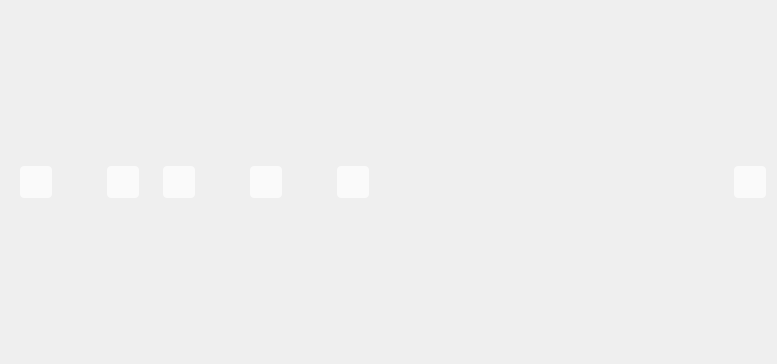
<?xml version="1.0" encoding="UTF-8"?>
<ui version="4.0">
 <class>MenuBar</class>
 <widget class="QWidget" name="MenuBar">
  <property name="geometry">
   <rect>
    <x>0</x>
    <y>0</y>
    <width>777</width>
    <height>364</height>
   </rect>
  </property>
  <property name="windowTitle">
   <string>Form</string>
  </property>
  <layout class="QHBoxLayout" name="horizontalLayout">
   <item>
    <widget class="QWidget" name="userWidget" native="true">
     <layout class="QHBoxLayout" name="horizontalLayout_2">
      <item>
       <widget class="QPushButton" name="stackRoomButton">
        <property name="minimumSize">
         <size>
          <width>32</width>
          <height>32</height>
         </size>
        </property>
        <property name="focusPolicy">
         <enum>Qt::NoFocus</enum>
        </property>
        <property name="toolTip">
         <string>书库</string>
        </property>
        <property name="styleSheet">
         <string notr="true">QPushButton
{
	background-color: rgba(255, 255, 255, 0.7);
    border-radius: 4px;
	border-image: url(:/Images/home.png);
}

QPushButton:pressed
{
	background-color: rgba(255, 255, 255, 0.7);
    border-radius: 4px;
	border-image: url(:/Images/home_pre.png);
}
</string>
        </property>
        <property name="text">
         <string/>
        </property>
        <property name="flat">
         <bool>true</bool>
        </property>
       </widget>
      </item>
      <item>
       <widget class="QLabel" name="label">
        <property name="minimumSize">
         <size>
          <width>43</width>
          <height>0</height>
         </size>
        </property>
        <property name="text">
         <string/>
        </property>
       </widget>
      </item>
      <item>
       <widget class="QPushButton" name="personalButton">
        <property name="minimumSize">
         <size>
          <width>32</width>
          <height>32</height>
         </size>
        </property>
        <property name="focusPolicy">
         <enum>Qt::NoFocus</enum>
        </property>
        <property name="toolTip">
         <string>个人中心</string>
        </property>
        <property name="styleSheet">
         <string notr="true">QPushButton
{
	background-color: rgba(255, 255, 255, 0.7);
    border-radius: 4px;
	border-image: url(:/Images/user.png);
}

QPushButton:pressed
{
	background-color: rgba(255, 255, 255, 0.7);
    border-radius: 4px;
	border-image: url(:/Images/user_pre.png);
}</string>
        </property>
        <property name="text">
         <string/>
        </property>
        <property name="flat">
         <bool>true</bool>
        </property>
       </widget>
      </item>
     </layout>
    </widget>
   </item>
   <item>
    <widget class="QWidget" name="managerWidget" native="true">
     <layout class="QHBoxLayout" name="horizontalLayout_3">
      <item>
       <widget class="QPushButton" name="managerButton">
        <property name="minimumSize">
         <size>
          <width>32</width>
          <height>32</height>
         </size>
        </property>
        <property name="focusPolicy">
         <enum>Qt::NoFocus</enum>
        </property>
        <property name="toolTip">
         <string>书籍管理</string>
        </property>
        <property name="styleSheet">
         <string notr="true">QPushButton
{
	background-color: rgba(255, 255, 255, 0.7);
    border-radius: 4px;
	border-image: url(:/Images/book.png);
}

QPushButton:pressed
{
	background-color: rgba(255, 255, 255, 0.7);
    border-radius: 4px;
	border-image: url(:/Images/book_pre.png);
}</string>
        </property>
        <property name="text">
         <string/>
        </property>
        <property name="flat">
         <bool>true</bool>
        </property>
       </widget>
      </item>
      <item>
       <widget class="QLabel" name="label_2">
        <property name="minimumSize">
         <size>
          <width>43</width>
          <height>0</height>
         </size>
        </property>
        <property name="text">
         <string/>
        </property>
       </widget>
      </item>
      <item>
       <widget class="QPushButton" name="readerButton">
        <property name="minimumSize">
         <size>
          <width>32</width>
          <height>32</height>
         </size>
        </property>
        <property name="focusPolicy">
         <enum>Qt::NoFocus</enum>
        </property>
        <property name="toolTip">
         <string>用户管理</string>
        </property>
        <property name="styleSheet">
         <string notr="true">QPushButton
{
	background-color: rgba(255, 255, 255, 0.7);
    border-radius: 4px;
	border-image: url(:/Images/reader.png);
}

QPushButton:pressed
{
	background-color: rgba(255, 255, 255, 0.7);
    border-radius: 4px;
	border-image: url(:/Images/reader_pre.png);
}</string>
        </property>
        <property name="text">
         <string/>
        </property>
        <property name="flat">
         <bool>true</bool>
        </property>
       </widget>
      </item>
      <item>
       <widget class="QLabel" name="label_3">
        <property name="minimumSize">
         <size>
          <width>43</width>
          <height>0</height>
         </size>
        </property>
        <property name="text">
         <string/>
        </property>
       </widget>
      </item>
      <item>
       <widget class="QPushButton" name="messageButton">
        <property name="minimumSize">
         <size>
          <width>32</width>
          <height>32</height>
         </size>
        </property>
        <property name="focusPolicy">
         <enum>Qt::NoFocus</enum>
        </property>
        <property name="toolTip">
         <string>书籍流动信息</string>
        </property>
        <property name="styleSheet">
         <string notr="true">QPushButton
{
	background-color: rgba(255, 255, 255, 0.7);
    border-radius: 4px;
	border-image: url(:/Images/message.png);
}

QPushButton:pressed
{
	background-color: rgba(255, 255, 255, 0.7);
    border-radius: 4px;
	border-image: url(:/Images/message_pre.png);
}</string>
        </property>
        <property name="text">
         <string/>
        </property>
        <property name="flat">
         <bool>true</bool>
        </property>
       </widget>
      </item>
     </layout>
    </widget>
   </item>
   <item>
    <spacer name="horizontalSpacer">
     <property name="orientation">
      <enum>Qt::Horizontal</enum>
     </property>
     <property name="sizeHint" stdset="0">
      <size>
       <width>40</width>
       <height>20</height>
      </size>
     </property>
    </spacer>
   </item>
   <item>
    <widget class="QPushButton" name="logoutButton">
     <property name="minimumSize">
      <size>
       <width>32</width>
       <height>32</height>
      </size>
     </property>
     <property name="focusPolicy">
      <enum>Qt::NoFocus</enum>
     </property>
     <property name="toolTip">
      <string>切换账号</string>
     </property>
     <property name="styleSheet">
      <string notr="true">QPushButton
{
	background-color: rgba(255, 255, 255, 0.7);
    border-radius: 4px;
	border-image: url(:/Images/logout.png);
}

QPushButton:pressed
{
	background-color: rgba(255, 255, 255, 0.7);
    border-radius: 4px;
	border-image: url(:/Images/logout_pre.png);
}</string>
     </property>
     <property name="text">
      <string/>
     </property>
     <property name="flat">
      <bool>true</bool>
     </property>
    </widget>
   </item>
  </layout>
 </widget>
 <resources/>
 <connections/>
</ui>
